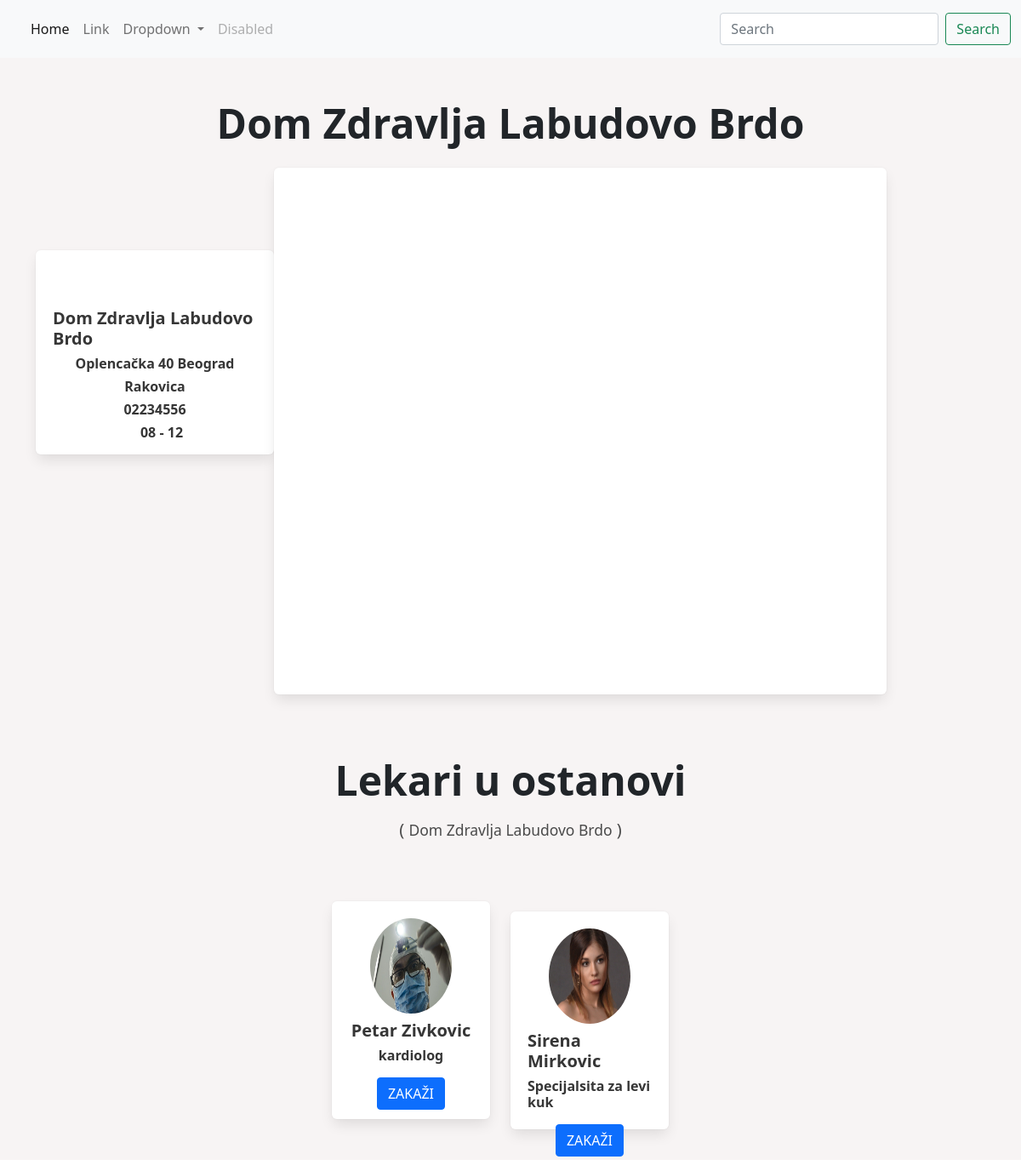
Screenshot of /3/ with the database file from the repository.
### objects/models.py (models this page shows, shortened)
class AllObjects(models.Model):
    user = models.ForeignKey(User, on_delete=models.CASCADE)
    slug = models.SlugField()
    name = models.CharField(max_length=255)
    address = models.CharField(max_length=255)
    region = models.CharField(max_length=255)
    phone = models.CharField(max_length=255)
    working_h = models.CharField(max_length=255)
    lat = models.DecimalField(max_digits=20, decimal_places=8)
    lng = models.DecimalField(max_digits=20, decimal_places=8)

### doctors/models.py (models this page shows, shortened)
class DoctorProfile(models.Model):
    user = models.ForeignKey(User, on_delete=models.CASCADE)
    slug = models.SlugField()
    profile_pic = models.ImageField(null=True, blank=True, upload_to="images")
    name = models.CharField(max_length=255)
    email = models.EmailField()
    phone = models.CharField(max_length=255)
    specialization =models.CharField(max_length=255)

### objects/views.py (the view)
# urls.py: path('<int:pk>/', SingleObjectView, name="detail")
def SingleObjectView(request,pk):
    object = AllObjects.objects.get(pk=pk)
    doctors = DoctorProfile.objects.all()
    return render(request, 'object.html',{'object':object,'doctors':doctors})

### objects/templates/object.html (shortened to what this page needs)
{% extends 'core.html' %}
{% block content %}
<h1 class="is-size-1 text-center fw-bold py-5">{{ object.name }}</h1>
<div class="container d-flex py-4 mt-5 ">
   <div class="box justify-content-center mr-5" style=" height: 30vh;">
    <div class="d-flex mt-5 ">
        <div style="width: 20vw;" class="d-flex  justify-content-center">  <h5> <strong> {{ object.name }}</strong></h5> </div>
      </div>
      <div class="d-flex ">
          <div style="width: 20vw;" class="d-flex  justify-content-center">  <h6> <strong> {{ object.address }}</strong></h6> </div>
        </div>
        <div class="d-flex ">
          <div style="width: 20vw;" class="d-flex  justify-content-center">  <h6> <strong> {{ object.region }}</strong></h6> </div>
        </div>
        <div class="d-flex ">
          <div style="width: 20vw;" class="d-flex  justify-content-center">  <h6> <strong> 0{{ object.phone }}</strong></h6> </div>
        </div>
        <div class="d-flex  justify-content-center">
          <div class="d-flex  justify-content-start"> <h6> <strong class="ml-4"> {{ object.working_h }}</strong></h6> </div>
        </div>
   </div>
   <div class="box p-0 justify-content-center"style="width:60vw; height: 45vh; margin-top:-7vh; margin-left:-2vw;">
    <div style="width: 60vw; height: 45vh; " id="map"></div>
   </div>
</div>
<h1 class="is-size-1 text-center fw-bold pt-5 pb-2">Lekari u ostanovi </h1>
<h4 class="subtitle text-center"> ( <small>{{ object.name }}</small> ) </h4>
<div class="container d-flex sm-d-grid justify-content-center align-items-center py-4 mt-5 ">
{% for doctor in doctors %}
      {% if object.slug == doctor.slug %}
        <div class="box  col-md-2 justify-content-center  align-items-center col-sm-12 mr-5" style=" height: 32vh;">
          <div class="d-flex ">
            <div style="width: 20vw;" class="d-flex  justify-content-center"> <img style="width: 8vw; height: 14vh;" src="{{ doctor.profile_pic.url }}" class="rounded-circle" alt=""> </div>
          </div>
          <div class="d-flex mt-2">
             <div style="width: 20vw;" class="d-flex  justify-content-center">  <h5> <strong> {{ doctor.name }}</strong></h5> </div>
           </div>
           <div class="d-flex ">
               <div style="width: 20vw;" class="d-flex  justify-content-center">  <h6> <strong> {{ doctor.specialization }}</strong></h6> </div>
           </div>
           <div class="d-flex mt-2  pb-4 ">
            <a href="{% url 'doctor_profile' doctor.pk%}" class="btn btn-primary m-auto is-uppercase">Zakaži</a>
           </div>
        </div>
      {% endif %}
{% endfor %}
</div>
{% endblock content %}

### objects/templates/core.html (shortened to what this page needs)
<!doctype html>
<html lang="en">
  <head>
    <link rel="stylesheet" href="https://cdn.jsdelivr.net/npm/bulma@0.9.3/css/bulma.min.css">
    <link href="https://cdn.jsdelivr.net/npm/bootstrap@5.0.2/dist/css/bootstrap.min.css" rel="stylesheet">
  </head>
  <body>
    <nav class="navbar navbar-expand-lg navbar-light bg-light">
        <div class="container-fluid">
          <div class="collapse navbar-collapse" id="navbarSupportedContent">
            <ul class="navbar-nav me-auto mb-2 mb-lg-0">
              <li class="nav-item">
                <a class="nav-link active" aria-current="page" href="#">Home</a>
              </li>
              <li class="nav-item">
                <a class="nav-link" href="#">Link</a>
              </li>
              <li class="nav-item dropdown">
                <a class="nav-link dropdown-toggle" href="#" id="navbarDropdown" role="button" data-bs-toggle="dropdown" aria-expanded="false">
                  Dropdown
                </a>
              </li>
              <li class="nav-item">
                <a class="nav-link disabled" href="#" tabindex="-1" aria-disabled="true">Disabled</a>
              </li>
            </ul>
            <form class="d-flex">
              <input class="form-control me-2" type="search" placeholder="Search" aria-label="Search">
              <button class="btn btn-outline-success" type="submit">Search</button>
            </form>
          </div>
        </div>
      </nav>
        {% block content %}
        {% endblock content %}
  </body>
</html>

### objects/templates/core.html (style rules this page uses)
body { background:rgb(247, 244, 244); }

### rows the page displays
AllObjects: name "Dom Zdravlja Labudovo Brdo", address "Oplencačka 40 Beograd", region "Rakovica", phone "2234556", working_h "08 - 12"
DoctorProfile: profile_pic (picture), name "Petar Zivkovic", specialization "kardiolog"
DoctorProfile: profile_pic (picture), name "Sirena Mirkovic", specialization "Specijalsita za levi kuk"
